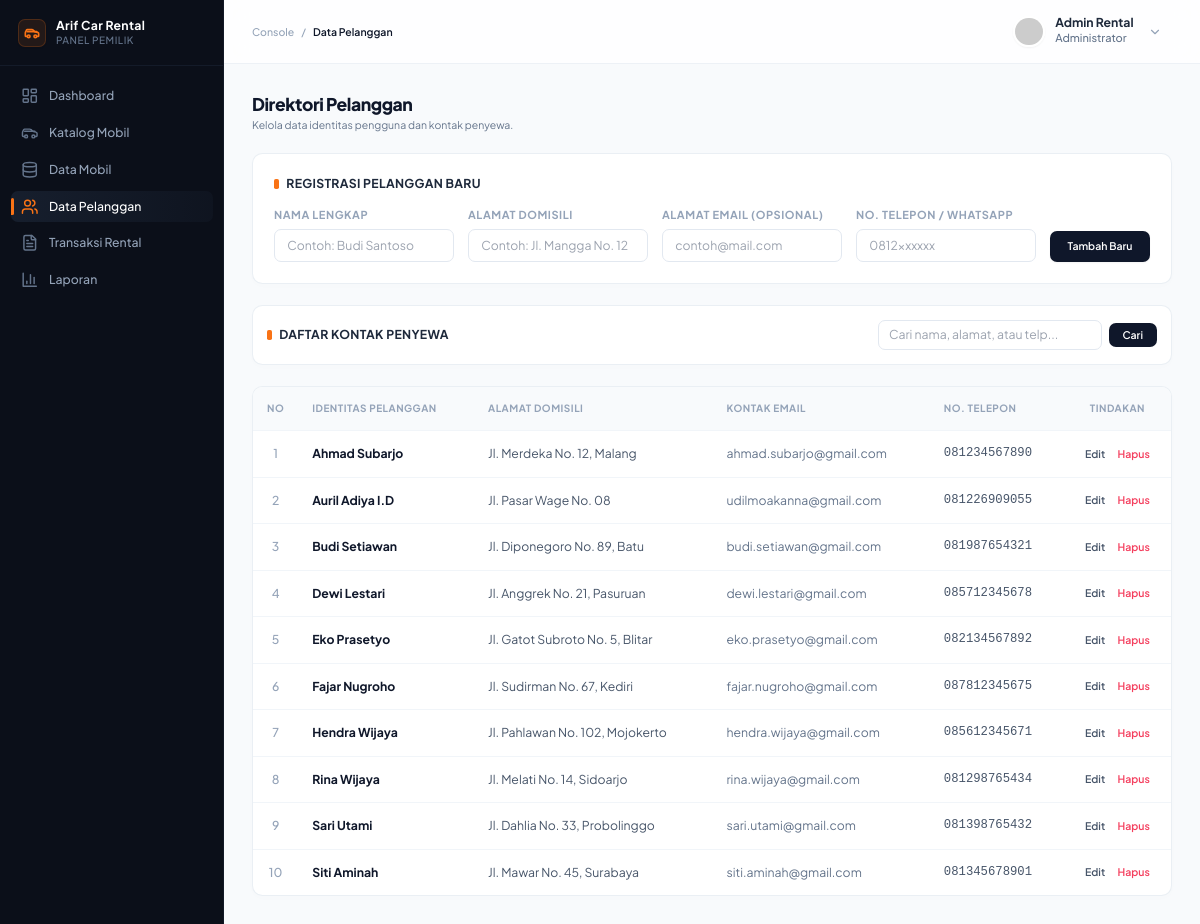
The page /pages/data_pelanggan.php (signed in) on the database its author committed.
### tables this page shows
CREATE TABLE `pelanggan` (
  `id` int NOT NULL,
  `nama` varchar(100) NOT NULL,
  `email` varchar(100) DEFAULT NULL,
  `telepon` varchar(20) NOT NULL,
  `alamat` varchar(200) NOT NULL
);

### pages/data_pelanggan.php (the view, shortened to what this page needs)
<?php
include '../config/koneksi.php';
$edit_data = null;
$keyword = "";
if (isset($_GET['search'])) {
    $keyword = mysqli_real_escape_string($conn, $_GET['keyword']);
    $tabel_pelanggan = $conn->query("SELECT * FROM pelanggan WHERE
                                    nama LIKE '%$keyword%' OR
                                    alamat LIKE '%$keyword%' OR
                                    telepon LIKE '%$keyword%'
                                    ORDER BY nama ASC");
} else {
    $tabel_pelanggan = $conn->query("SELECT * FROM pelanggan ORDER BY nama ASC");
}
?>
<!DOCTYPE html>
<html lang="id" class="h-full bg-[#f8fafc]">
<head>
    <script src="../assets/js/tailwind.js"></script>
</head>
<body class="h-screen text-slate-900 antialiased flex flex-col md:flex-row overflow-hidden bg-[#f8fafc]">
    <aside class="w-full md:w-64 bg-[#0B0F19] border-b md:border-b-0 md:border-r border-slate-800/40 flex flex-col z-20 flex-shrink-0">
        <div>
            <div class="p-4 md:p-5 flex items-center justify-between border-b border-slate-800/50 mb-2 md:mb-4">
                <div class="flex items-center gap-3">
                    <div class="w-8 h-8 rounded-lg bg-orange-500/10 border border-orange-500/20 flex items-center justify-center text-orange-500 shadow-sm">
                    </div>
                    <div class="flex flex-col">
                        <h2 class="text-sm font-bold text-white tracking-wide leading-tight">Arif Car Rental</h2>
                        <span class="text-[10px] text-slate-500 font-medium tracking-wider uppercase">Panel Pemilik</span>
                    </div>
                </div>
            </div>
            <nav class="px-3 flex flex-row md:flex-col overflow-x-auto md:overflow-visible gap-1.5 pb-3 md:pb-0 scrollbar-none">
                <a href="dashboard.php" class="flex items-center gap-3 px-3 py-2 text-slate-400 hover:text-slate-100 hover:bg-slate-800/30 rounded-lg text-sm font-medium transition-all group whitespace-nowrap">
                    <span>Dashboard</span>
                </a>
                <a href="katalog_mobil.php" class="flex items-center gap-3 px-3 py-2 text-slate-400 hover:text-slate-100 hover:bg-slate-800/30 rounded-lg text-sm font-medium transition-all group whitespace-nowrap">
                    <span>Katalog Mobil</span>
                </a>
                <a href="data_mobil.php" class="flex items-center gap-3 px-3 py-2 text-slate-400 hover:text-slate-100 hover:bg-slate-800/30 rounded-lg text-sm font-medium transition-all group whitespace-nowrap">
                    <span>Data Mobil</span>
                </a>
                <a href="data_pelanggan.php" class="relative flex items-center gap-3 px-3 py-2 bg-gradient-to-r from-slate-800/60 to-slate-800/20 text-white rounded-lg text-sm font-medium transition-all group whitespace-nowrap">
                    <span class="absolute left-0 bottom-0 md:bottom-2 md:top-2 md:left-0 w-full md:w-1 h-0.5 md:h-auto bg-orange-500 rounded-t md:rounded-r"></span>
                    <span>Data Pelanggan</span>
                </a>
                <a href="transaksi_rental.php" class="flex items-center gap-3 px-3 py-2 text-slate-400 hover:text-slate-100 hover:bg-slate-800/30 rounded-lg text-sm font-medium transition-all group whitespace-nowrap">
                    <span>Transaksi Rental</span>
                </a>
                <a href="laporan.php" class="flex items-center gap-3 px-3 py-2 text-slate-400 hover:text-slate-100 hover:bg-slate-800/30 rounded-lg text-sm font-medium transition-all group whitespace-nowrap">
                    <span>Laporan</span>
                </a>
            </nav>
        </div>
    </aside>
    <div class="flex-1 flex flex-col overflow-hidden">
        <header class="bg-white/80 backdrop-blur-md border-b border-slate-200/60 px-4 md:px-8 py-3 flex justify-between items-center z-10">
            <div class="flex items-center gap-2 text-xs font-medium text-slate-400"><span>Console</span><span>/</span><span class="text-slate-900 font-semibold">Data Pelanggan</span></div>
            <div class="relative ml-auto" id="profileDropdown">
                <button onclick="toggleDropdown()" class="flex items-center gap-3 hover:bg-slate-100 p-1.5 pr-3 rounded-full transition-all focus:outline-none">
                    <img src="https://ui-avatars.com/api/?name=Arif&background=0ea5e9&color=fff" alt="Avatar Admin" class="w-9 h-9 rounded-full shadow-sm border-2 border-white">
                    <div class="hidden md:block text-left">
                        <p class="text-sm font-bold text-slate-800 leading-none">Admin Rental</p>
                        <p class="text-[11px] font-medium text-slate-500 mt-0.5">Administrator</p>
                    </div>
                    <svg xmlns="http://www.w3.org/2000/svg" viewBox="0 0 24 24" fill="none" stroke="currentColor" stroke-width="2" stroke-linecap="round" stroke-linejoin="round" class="w-4 h-4 text-slate-400 ml-1">
                        <path d="m6 9 6 6 6-6"/>
                    </svg>
                </button>
            </div>
        </header>
        <main class="flex-1 overflow-y-auto p-4 md:p-8 bg-[#F8FAFC]">
            <div class="w-full space-y-6">
                <div>
                    <h2 class="text-xl font-extrabold text-slate-900 tracking-tight">Direktori Pelanggan</h2>
                    <p class="text-xs text-slate-500 mt-0.5">Kelola data identitas pengguna dan kontak penyewa.</p>
                </div>
                <div class="bg-white p-6 rounded-xl border border-slate-200/70 shadow-[0_2px_8px_rgba(0,0,0,0.01)]">
                    <h3 class="text-sm font-bold mb-4 text-slate-800 uppercase tracking-wide flex items-center gap-2">
                        <span class="w-1.5 h-3 bg-orange-500 rounded-sm"></span>
                        <?= $edit_data ? 'Edit Informasi Pelanggan' : 'Registrasi Pelanggan Baru'; ?>
                    </h3>
                    <form action="data_pelanggan.php" method="POST" class="flex flex-col lg:flex-row gap-4 items-start lg:items-end">
                        <div class="flex-1 w-full">
                            <label class="block text-[11px] font-bold text-slate-400 uppercase tracking-wider mb-1.5">Nama Lengkap</label>
                            <input type="text" name="nama" required placeholder="Contoh: Budi Santoso" class="w-full px-3.5 py-2 text-sm border border-slate-200 rounded-lg focus:outline-none focus:border-slate-400 transition" value="<?= $edit_data['nama'] ?? ''; ?>">
                        </div>
                        <div class="flex-1 w-full">
                            <label class="block text-[11px] font-bold text-slate-400 uppercase tracking-wider mb-1.5">Alamat Domisili</label>
                            <input type="text" name="alamat" required placeholder="Contoh: Jl. Mangga No. 12" class="w-full px-3.5 py-2 text-sm border border-slate-200 rounded-lg focus:outline-none focus:border-slate-400 transition" value="<?= $edit_data['alamat'] ?? ''; ?>">
                        </div>
                        <div class="flex-1 w-full">
                            <label class="block text-[11px] font-bold text-slate-400 uppercase tracking-wider mb-1.5">Alamat Email (Opsional)</label>
                            <input type="email" name="email" placeholder="contoh@mail.com" class="w-full px-3.5 py-2 text-sm border border-slate-200 rounded-lg focus:outline-none focus:border-slate-400 transition" value="<?= $edit_data['email'] ?? ''; ?>">
                        </div>
                        <div class="flex-1 w-full">
                            <label class="block text-[11px] font-bold text-slate-400 uppercase tracking-wider mb-1.5">No. Telepon / WhatsApp</label>
                            <input type="text" name="telepon" required placeholder="0812xxxxxx" class="w-full px-3.5 py-2 text-sm border border-slate-200 rounded-lg focus:outline-none focus:border-slate-400 transition" value="<?= $edit_data['telepon'] ?? ''; ?>">
                        </div>
                        <button type="submit" name="simpan" class="px-5 py-2 bg-slate-900 text-white rounded-lg hover:bg-slate-800 text-xs font-semibold shadow-sm transition w-full lg:w-auto h-9">
                            <?= $edit_data ? 'Simpan' : 'Tambah Baru'; ?>
                        </button>
                    </form>
                </div>
                <div class="flex flex-col sm:flex-row justify-between items-start sm:items-center gap-4 bg-white p-4 rounded-xl border border-slate-200/70 shadow-[0_2px_8px_rgba(0,0,0,0.01)]">
                    <span class="text-sm font-bold text-slate-800 uppercase tracking-wide flex items-center gap-2">
                        <span class="w-1.5 h-3 bg-orange-500 rounded-sm"></span>
                        Daftar Kontak Penyewa
                    </span>
                    <form action="data_pelanggan.php" method="GET" class="w-full sm:w-auto flex items-center gap-2">
                        <input type="text" name="keyword" placeholder="Cari nama, alamat, atau telp..." class="w-full sm:w-64 px-3 py-1.5 text-sm border border-slate-200 rounded-lg focus:outline-none focus:border-slate-400 transition" value="<?= htmlspecialchars($keyword); ?>">
                        <button type="submit" name="search" class="px-4 py-1.5 bg-slate-900 text-white text-xs font-semibold rounded-lg hover:bg-slate-800 transition">
                            Cari
                        </button>
                    </form>
                </div>
                <div class="bg-white rounded-xl border border-slate-200/70 shadow-[0_2px_8px_rgba(0,0,0,0.01)] overflow-x-auto scrollbar-none">
                    <table class="w-full text-left border-collapse min-w-[600px]">
                        <thead class="bg-slate-50 border-b border-slate-100">
                            <tr>
                                <th class="p-4 text-[10px] font-bold text-slate-400 uppercase tracking-wider w-12 text-center">No</th>
                                <th class="p-4 text-[10px] font-bold text-slate-400 uppercase tracking-wider">Identitas Pelanggan</th>
                                <th class="p-4 text-[10px] font-bold text-slate-400 uppercase tracking-wider">Alamat Domisili</th> <th class="p-4 text-[10px] font-bold text-slate-400 uppercase tracking-wider">Kontak Email</th>
                                <th class="p-4 text-[10px] font-bold text-slate-400 uppercase tracking-wider">No. Telepon</th>
                                <th class="p-4 text-[10px] font-bold text-slate-400 uppercase tracking-wider text-center">Tindakan</th>
                            </tr>
                        </thead>
                        <tbody class="divide-y divide-slate-100 text-sm">
                            <?php if ($tabel_pelanggan->num_rows > 0): ?>
                                <?php $no=1; while($row = $tabel_pelanggan->fetch_assoc()): ?>
                                    <tr class="hover:bg-slate-50/50 transition">
                                        <td class="p-4 text-center text-slate-400 font-medium"><?= $no++; ?></td>
                                        <td class="p-4 font-bold text-slate-900"><?= $row['nama']; ?></td>
                                        <td class="p-4 text-slate-600 max-w-xs truncate">
                                            <?= !empty($row['alamat']) ? $row['alamat'] : '<span class="text-slate-300 italic">Tidak ada alamat</span>'; ?>
                                        </td>
                                        <td class="p-4 text-slate-500"><?= !empty($row['email']) ? $row['email'] : '<span class="text-slate-300 italic">Tidak ada email</span>'; ?></td>
                                        <td class="p-4 font-mono font-medium text-slate-600"><?= $row['telepon']; ?></td>
                                        <td class="p-4 text-center space-x-3 text-xs font-semibold">
                                            <a href="data_pelanggan.php?edit=<?= $row['id']; ?>" class="text-slate-600 hover:text-slate-900 transition">Edit</a>
                                            <a href="data_pelanggan.php?hapus=<?= $row['id']; ?>" onclick="return confirm('Hapus pelanggan ini?')" class="text-rose-500 hover:text-rose-700 transition">Hapus</a>
                                        </td>
                                    </tr>
                                <?php endwhile; ?>
                            <?php else: ?>
                                <tr>
                                    <td colspan="6" class="p-8 text-center text-slate-400 italic text-xs">Data pelanggan tidak ditemukan atau belum terdaftar.</td> </tr>
                            <?php endif; ?>
                        </tbody>
                    </table>
                </div>
            </div>
        </main>
    </div>
</body>
</html>

### pages/data_pelanggan.php (style rules this page uses)
body { font-family: 'Plus Jakarta Sans', sans-serif; }
html { font-size: 14px; }
.scrollbar-none { -ms-overflow-style: none; scrollbar-width: none; }

### rows shown on the page
pelanggan: nama "Ahmad Subarjo", alamat "Jl. Merdeka No. 12, Malang", email "ahmad.subarjo@gmail.com", telepon "081234567890"
pelanggan: nama "Auril Adiya I.D", alamat "Jl. Pasar Wage No. 08", email "udilmoakanna@gmail.com", telepon "081226909055"
pelanggan: nama "Budi Setiawan", alamat "Jl. Diponegoro No. 89, Batu", email "budi.setiawan@gmail.com", telepon "081987654321"
pelanggan: nama "Dewi Lestari", alamat "Jl. Anggrek No. 21, Pasuruan", email "dewi.lestari@gmail.com", telepon "085712345678"
pelanggan: nama "Eko Prasetyo", alamat "Jl. Gatot Subroto No. 5, Blitar", email "eko.prasetyo@gmail.com", telepon "082134567892"
pelanggan: nama "Fajar Nugroho", alamat "Jl. Sudirman No. 67, Kediri", email "fajar.nugroho@gmail.com", telepon "087812345675"
pelanggan: nama "Hendra Wijaya", alamat "Jl. Pahlawan No. 102, Mojokerto", email "hendra.wijaya@gmail.com", telepon "085612345671"
pelanggan: nama "Rina Wijaya", alamat "Jl. Melati No. 14, Sidoarjo", email "rina.wijaya@gmail.com", telepon "081298765434"
pelanggan: nama "Sari Utami", alamat "Jl. Dahlia No. 33, Probolinggo", email "sari.utami@gmail.com", telepon "081398765432"
pelanggan: nama "Siti Aminah", alamat "Jl. Mawar No. 45, Surabaya", email "siti.aminah@gmail.com", telepon "081345678901"
